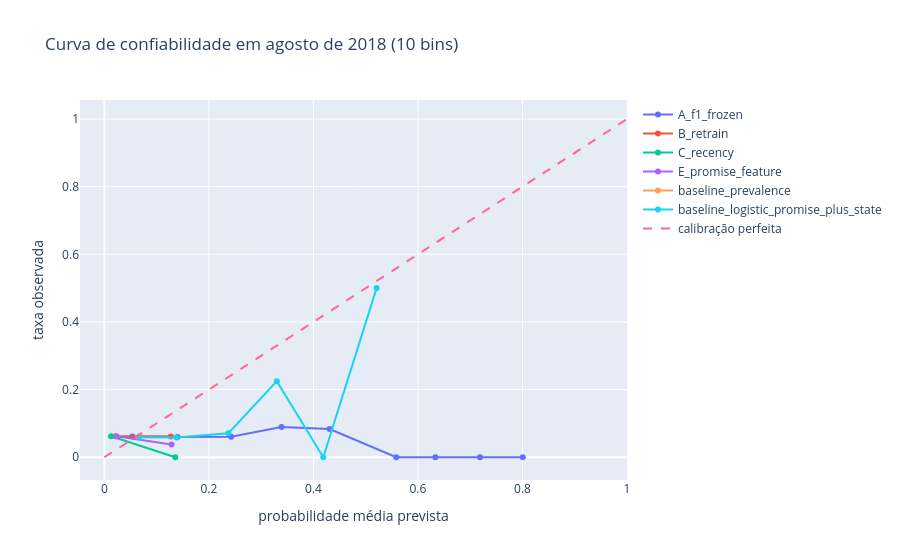

The notebook cell saved with this chart:
### Markdown cell above
A curva de confiabilidade compara, em dez faixas, a probabilidade média prevista com a taxa observada de violações para os modelos que produzem probabilidades. A tabela de precisão e recall nos 5% e 10% de maior risco resume o uso do score para priorização.

### Code cell
reliability = posthoc["reliability"]
display(reliability)

figure = go.Figure()
for model, part in reliability.groupby("model", sort=False):
    figure.add_trace(
        go.Scatter(x=part["mean_predicted"], y=part["observed_rate"], mode="lines+markers", name=model)
    )
figure.add_trace(
    go.Scatter(x=[0, 1], y=[0, 1], mode="lines", line={"dash": "dash"}, name=LABELS["ideal"])
)
figure.update_layout(title=LABELS["title"], xaxis_title=LABELS["x"], yaxis_title=LABELS["y"])
figure.show()

display(posthoc["top_k"])

### Figure 1 — Plotly figure (JSON) as saved in the notebook; plotly's stock layout.template omitted (floating-point values rounded to 4 significant figures)
{"data": [{"mode": "lines+markers", "name": "A_f1_frozen", "type": "scatter", "x": [0.05357, 0.1399, 0.2427, 0.339, 0.431, 0.5584, 0.6333, 0.7187, 0.8007, NaN], "y": [0.06171, 0.06018, 0.06074, 0.08943, 0.08333, 0.0, 0.0, 0.0, 0.0, NaN]}, {"mode": "lines+markers", "name": "B_retrain", "type": "scatter", "x": [0.02113, 0.1272, NaN, NaN, NaN, NaN, NaN, NaN, NaN, NaN], "y": [0.06189, 0.06122, NaN, NaN, NaN, NaN, NaN, NaN, NaN, NaN]}, {"mode": "lines+markers", "name": "C_recency", "type": "scatter", "x": [0.01289, 0.1357, NaN, NaN, NaN, NaN, NaN, NaN, NaN, NaN], "y": [0.06193, 0.0, NaN, NaN, NaN, NaN, NaN, NaN, NaN, NaN]}, {"mode": "lines+markers", "name": "E_promise_feature", "type": "scatter", "x": [0.02335, 0.1285, NaN, NaN, NaN, NaN, NaN, NaN, NaN, NaN], "y": [0.06208, 0.03774, NaN, NaN, NaN, NaN, NaN, NaN, NaN, NaN]}, {"mode": "lines+markers", "name": "baseline_prevalence", "type": "scatter", "x": [0.06722, NaN, NaN, NaN, NaN, NaN, NaN, NaN, NaN, NaN], "y": [0.06188, NaN, NaN, NaN, NaN, NaN, NaN, NaN, NaN, NaN]}, {"mode": "lines+markers", "name": "baseline_logistic_promise_plus_state", "type": "scatter", "x": [0.06654, 0.1377, 0.2374, 0.33, 0.4189, 0.5209, NaN, NaN, NaN, NaN], "y": [0.05898, 0.05836, 0.07094, 0.225, 0.0, 0.5, NaN, NaN, NaN, NaN]}, {"line": {"dash": "dash"}, "mode": "lines", "name": "calibração perfeita", "type": "scatter", "x": [0, 1], "y": [0, 1]}], "layout": {"title": {"text": "Curva de confiabilidade em agosto de 2018 (10 bins)"}, "xaxis": {"title": {"text": "probabilidade média prevista"}}, "yaxis": {"title": {"text": "taxa observada"}}}}
